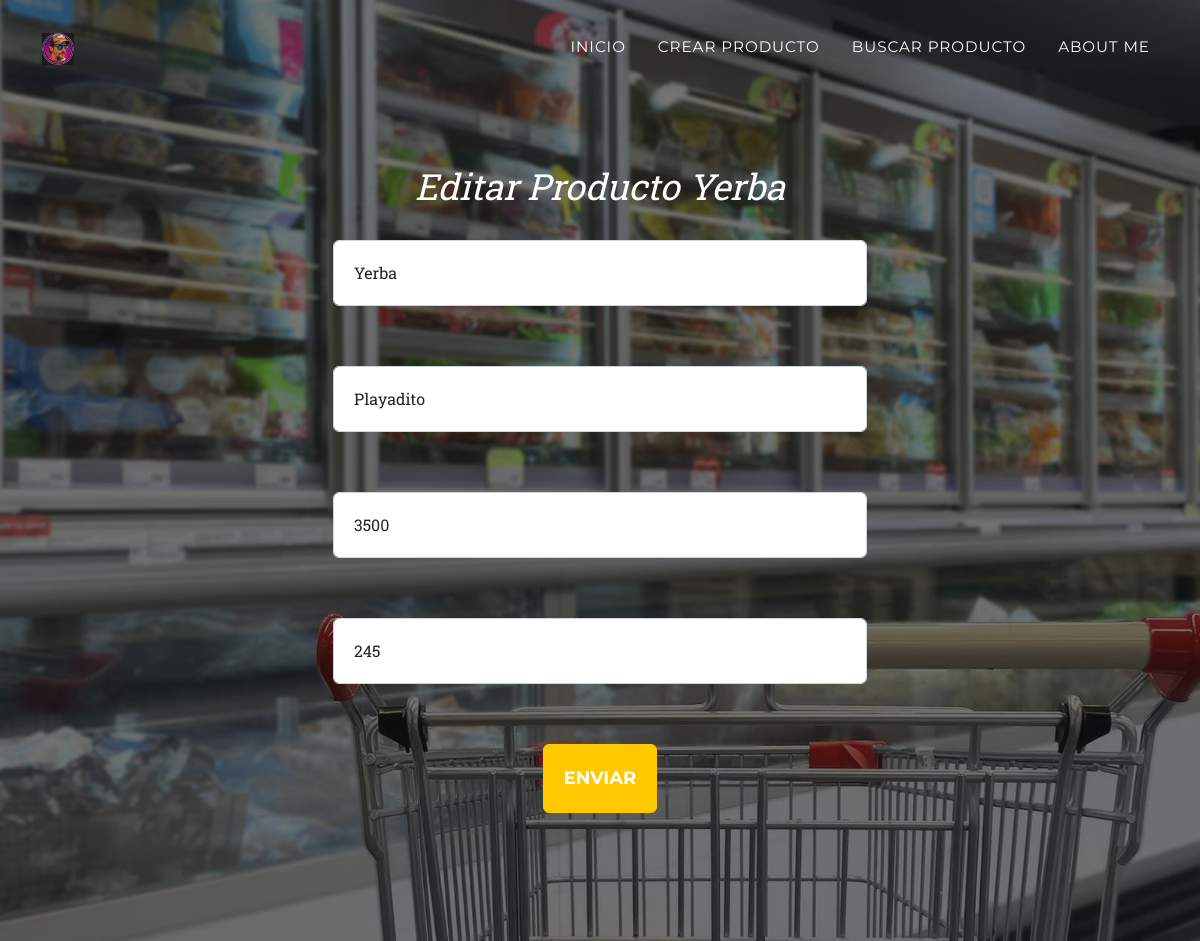
Page /editar_producto/1 on the committed database.
### supermercados/models.py (models this page shows, shortened)
class Productos(models.Model):
    producto    = models.CharField(max_length=20)
    marca       = models.CharField(max_length=20)
    precio      = models.IntegerField()
    stock       = models.IntegerField()
    fecha       = models.DateField()

### supermercados/views.py (the view, shortened to what this page needs)
# urls.py: path('editar_producto/<int:id>', views.editarProducto, name='editar_producto'),
def editarProducto(request, id):
    prod    = Productos.objects.get(id=id)
    formulario = EditarFormulario(initial={'producto': prod.producto, 'marca': prod.marca, 'precio': prod.precio, 'stock': prod.stock, 'fecha': prod.fecha})
    return render(request, 'editar_producto.html', {'producto':prod, 'form':formulario})

### supermercados/forms.py
class EditarFormulario(ProductoFormularioBase):...

### supermercados/templates/editar_producto.html (shortened to what this page needs)
{% extends "index.html" %}
{% block texto_principal %}
Editar Producto {{producto.producto}}
<br>
<br>
<form action={% url "editar_producto" producto.id%} method="POST">
    <div class="container col-md-6 form-group">
        <div class="form-group">
            {{form.producto}}
        </div>
        <br>
        <div class="form-group">
            {{form.marca}}
        </div>
        <br>
        <div class="form-group">
            {{form.precio}}
        </div>
        <br>
        <div class="form-group">
            {{form.stock}}
        </div>
        <br>
        <div class="form-group">
            <input class="btn btn-primary btn-xl text-uppercase" type='submit' value='Enviar' />
        </div>
     </div>
</form>
{% endblock texto_principal %}

### rows in the picture
Productos: producto "Yerba", marca "Playadito", precio "3500", stock "245"
